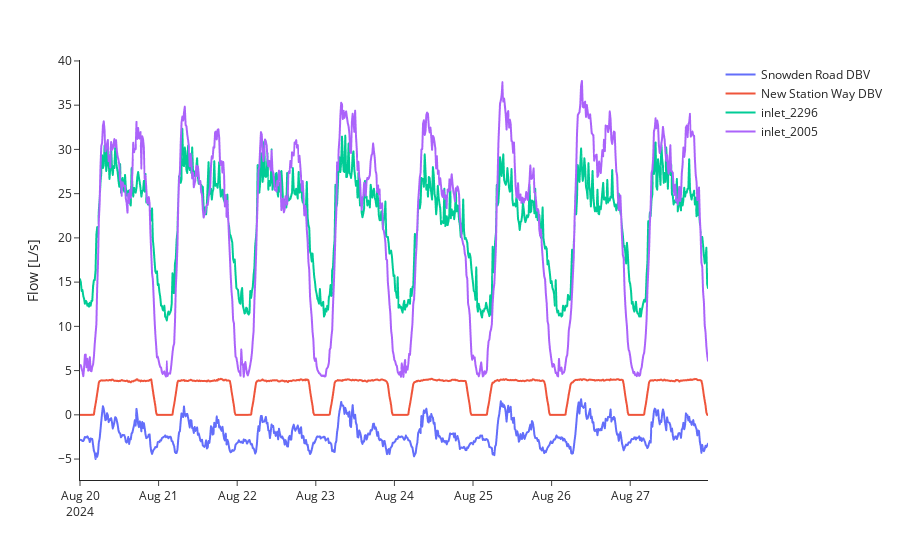

Here is the notebook cell this chart was saved with:
### Markdown cell above
Flow data.

### Code cell
try:
    flow_bwfl_ids = ['inlet_2296', 'inlet_2005', 'Snowden Road DBV', 'New Station Way DBV']
    plot_flow_df = flow_df[flow_df['bwfl_id'].isin(flow_bwfl_ids)]
    fig = px.line(
        plot_flow_df,
        x='datetime',
        y='mean',
        color='bwfl_id',
    )
    fig.update_layout(
        xaxis_title='',
        yaxis_title='Flow [L/s]',
        legend_title_text='',
        template='simple_white',
        height=450,
    )
    fig.show()
except:
    print("Plotting data not available.")

### Figure 1 — Plotly figure (JSON) as saved in the notebook; plotly's stock layout.template omitted (floating-point values rounded to 4 significant figures; data arrays with more than 128 entries replaced by an {"elided": "..."} marker saying what was removed)
{"data": [{"hovertemplate": "bwfl_id=Snowden Road DBV<br>datetime=%{x}<br>mean=%{y}<extra></extra>", "legendgroup": "Snowden Road DBV", "line": {"color": "#636efa", "dash": "solid"}, "marker": {"symbol": "circle"}, "mode": "lines", "name": "Snowden Road DBV", "showlegend": true, "type": "scattergl", "x": {"elided": "768 str values"}, "xaxis": "x", "y": {"elided": "768 float values"}, "yaxis": "y"}, {"hovertemplate": "bwfl_id=New Station Way DBV<br>datetime=%{x}<br>mean=%{y}<extra></extra>", "legendgroup": "New Station Way DBV", "line": {"color": "#EF553B", "dash": "solid"}, "marker": {"symbol": "circle"}, "mode": "lines", "name": "New Station Way DBV", "showlegend": true, "type": "scattergl", "x": {"elided": "768 str values"}, "xaxis": "x", "y": {"elided": "768 float values"}, "yaxis": "y"}, {"hovertemplate": "bwfl_id=inlet_2296<br>datetime=%{x}<br>mean=%{y}<extra></extra>", "legendgroup": "inlet_2296", "line": {"color": "#00cc96", "dash": "solid"}, "marker": {"symbol": "circle"}, "mode": "lines", "name": "inlet_2296", "showlegend": true, "type": "scattergl", "x": {"elided": "768 str values"}, "xaxis": "x", "y": {"elided": "768 float values"}, "yaxis": "y"}, {"hovertemplate": "bwfl_id=inlet_2005<br>datetime=%{x}<br>mean=%{y}<extra></extra>", "legendgroup": "inlet_2005", "line": {"color": "#ab63fa", "dash": "solid"}, "marker": {"symbol": "circle"}, "mode": "lines", "name": "inlet_2005", "showlegend": true, "type": "scattergl", "x": {"elided": "768 str values"}, "xaxis": "x", "y": {"elided": "768 float values"}, "yaxis": "y"}], "layout": {"autosize": true, "legend": {"title": {"text": ""}, "tracegroupgap": 0}, "margin": {"t": 60}, "xaxis": {"anchor": "y", "autorange": true, "domain": [0, 1], "range": ["2024-08-20", "2024-08-27 23:45"], "title": {"text": ""}, "type": "date"}, "yaxis": {"anchor": "x", "autorange": true, "domain": [0, 1], "range": [-7.367, 40.11], "title": {"text": "Flow [L/s]"}, "type": "linear"}}}
